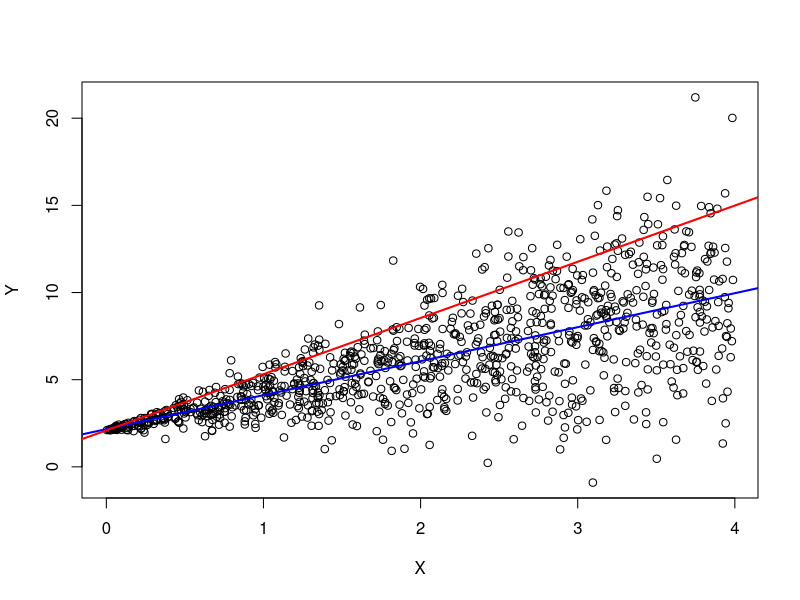
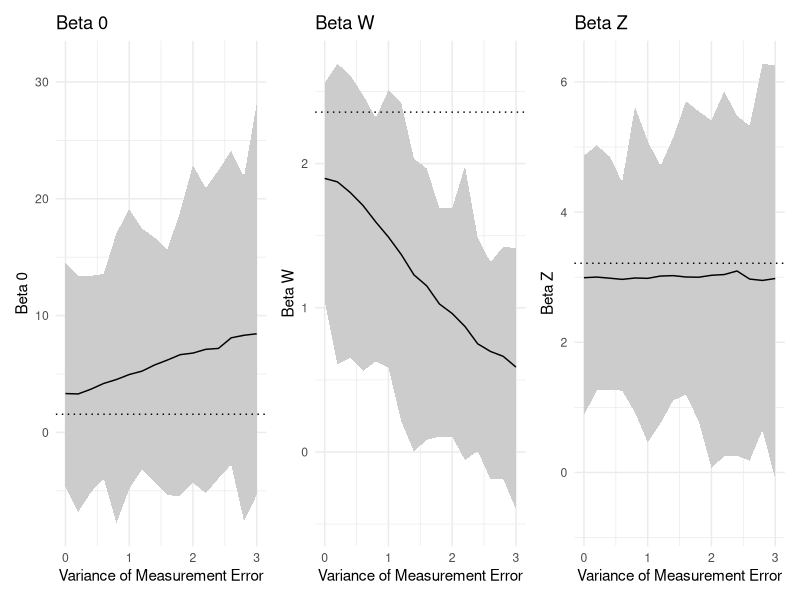
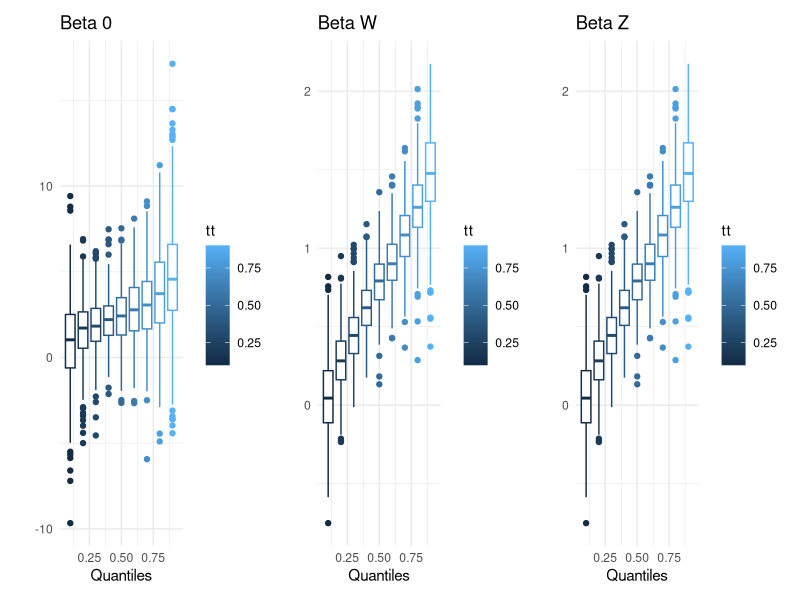

These figures' R source, in order:
library(ggplot2)
library(dplyr)
library(patchwork)
library(quantreg)


# primo esempio (solo per chiarire) -----------------------------------------------------------
n = 1000
sig=1
beta0 = 2.1
beta1 = 2
set.seed(12345)
X = runif(n, 0, 4)

#heteroskedastic error
eps <- X*rnorm(n,sd=sig) 
Y = beta0 + beta1*X + eps

beta0.90=beta0
# True slope of the .90 quantile function
beta1.90 = beta1 + qnorm(.90,sd=sig) 
beta1.90
library(quantreg)  
fit.90 = rq(Y ~ X, tau = .90)
summary(fit.90)

plot(X,Y)
abline(lm(Y~X), lwd=2, col="blue")
abline(rq(Y~X,tau=.9), lwd=2, col="red")

#lapply(seq(0.1, 0.9, by=0.1), function(tt) abline(rq(Y~X, tau=tt)))


# errore nella rq ---------------------------------------------------------
simulazione_rq <- function(n = 100, u_sigma = 0.75, tt=.9) {
  varX = 2
  varU = u_sigma
  varZ = 1
  x = as.matrix(rnorm(n, 3, varX), ncol = 1) # Unobservable variable
  z = as.matrix(rnorm(n, 5, varZ), ncol = 1) # Measurable variable (without any error)
  u = as.matrix(rnorm(n, 0, varU), ncol = 1) # Measurement error
  w = x + u                                  # Variable measuring X (with error)
  eps = x[1:n, 1] * rnorm(n, 0, 1)           # Heteroskedastic error
  
  b0 = 2
  bx = 1
  bz = 3
  y = b0 + bx * x[1:n, 1] + bz * z[1:n, 1] + eps
  dat = data.frame(y = y,
                   w = w,
                   z = z,
                   x = x)
  
 # tt = .9
  # modxz = rq(y ~ x + z, data = dat, tau = tt)
  # summary(modxz)
  
  modwz = rq(y ~ w + z, data = dat, tau = tt)
  summary(modwz)
  
}

#true parameters
set.seed(123)
varX = 2
varZ = 1
n=100
x = as.matrix(rnorm(n, 3, varX), ncol = 1) # variabile non osservabile
z = as.matrix(rnorm(n, 5, varZ), ncol = 1) # variabile osservabile senza errore

b0 = 2
bx = 1
bz = 3

eps = x[1:n, 1] * rnorm(n, 0, 1)
y = b0 + bx * x[1:n, 1] + bz * z[1:n, 1] + eps
dat = data.frame(y = y, z = z)

tt = .9
modxz = rq(y ~ x + z, data = dat, tau = tt)
true_coef=modxz$coefficients

#sim
u_sigma <- seq(0, 5, by=0.2)
n_sim <- 1:500
simulazione <- expand.grid(n_sim = n_sim, u_sigma = u_sigma)

simulazione_lista <- lapply(1:nrow(simulazione), 
                            function(x) simulazione_rq(n=100, u_sigma=simulazione[x, ]$u_sigma , tt=.9))


simulazione$beta0=sapply(simulazione_lista, function(x) coef(x)[1])
simulazione$betaW=sapply(simulazione_lista, function(x) coef(x)[2])
simulazione$betaZ=sapply(simulazione_lista, function(x) coef(x)[3])

#da rivedere questo pezzo perchè non funziona
# simulazione$beta0_se = sapply(simulazione_lista, function(x) summary(x,se = "boot")$coefficients[,2][1])
# simulazione$betaW_se = sapply(simulazione_lista, function(x) summary(x,se = "boot", bsmethod= "xy",R = 400)$coefficients[,2][2])
# simulazione$betaZ_se = sapply(simulazione_lista, function(x) summary(x,se = "boot", bsmethod= "xy",R = 400)$coefficients[,2][3])

x_bound=3

beta0 <- simulazione %>% 
  group_by(u_sigma) %>% 
  summarise(beta0_mean = mean(beta0), 
            beta0_min = min(beta0), 
            beta0_max = max(beta0)) %>% 
  ggplot() + 
  geom_ribbon(aes(x= u_sigma, 
                  ymin = beta0_min, 
                  ymax = beta0_max), fill="gray80") +
  geom_line(aes(u_sigma, beta0_mean)) +
  geom_hline(yintercept=true_coef[1], linetype="dotted") +
  theme_minimal() +
  xlab("Variance of Measurement Error") +
  ylab("Beta 0") +
  ggtitle("Beta 0") +
  xlim(c(0, x_bound))

betaW <- simulazione %>% 
  group_by(u_sigma) %>% 
  summarise(betaW_mean = mean(betaW), 
            betaW_min = min(betaW), 
            betaW_max = max(betaW)) %>% 
  ggplot() + 
  geom_ribbon(aes(x= u_sigma, 
                  ymin = betaW_min, 
                  ymax = betaW_max), fill="gray80") +
  geom_line(aes(u_sigma, betaW_mean)) +
  geom_hline(yintercept=true_coef[2], linetype="dotted") +
  theme_minimal() +
  xlab("Variance of Measurement Error") +
  ylab("Beta W") +
  ggtitle("Beta W")+
  xlim(c(0, x_bound))

betaZ <- simulazione %>% 
  group_by(u_sigma) %>% 
  summarise(betaZ_mean = mean(betaZ), 
            betaZ_min = min(betaZ), 
            betaZ_max = max(betaZ)) %>% 
  ggplot() + 
  geom_ribbon(aes(x= u_sigma, 
                  ymin = betaZ_min, 
                  ymax = betaZ_max), fill="gray80") +
  geom_line(aes(u_sigma, betaZ_mean)) +
  geom_hline(yintercept=true_coef[3], linetype="dotted") +
  theme_minimal() +
  xlab("Variance of Measurement Error") +
  ylab("Beta Z") +
  ggtitle("Beta Z")+
  xlim(c(0, x_bound))


beta0 | betaW | betaZ


# plot SE - not working ---------------------------------------------------
# beta0_se <- simulazione %>% 
#   group_by(u_sigma) %>% 
#   summarise(beta0_se_mean = mean(beta0_se), 
#             beta0_se_min = min(beta0_se), 
#             beta0_se_max = max(beta0_se)) %>% 
#   ggplot() + 
#   geom_ribbon(aes(x= u_sigma, 
#                   ymin = beta0_se_min, 
#                   ymax = beta0_se_max), fill="gray80") +
#   geom_line(aes(u_sigma, beta0_se_mean)) +
#   theme_minimal() +
#   xlab("Varianza Errore di Misura") +
#   ylab("Beta 0 SE") +
#   ggtitle("Beta 0 SE") +
#   xlim(c(0, 1))
# 
# betaW_se <- simulazione %>% 
#   group_by(u_sigma) %>% 
#   summarise(betaW_se_mean = mean(betaW_se), 
#             betaW_se_min = min(betaW_se), 
#             betaW_se_max = max(betaW_se)) %>% 
#   ggplot() + 
#   geom_ribbon(aes(x= u_sigma, 
#                   ymin = betaW_se_min, 
#                   ymax = betaW_se_max), fill="gray80") +
#   geom_line(aes(u_sigma, betaW_se_mean)) +
#   theme_minimal() +
#   xlab("Varianza Errore di Misura") +
#   ylab("Beta W SE") +
#   ggtitle("Beta W SE") +
#   xlim(c(0, 1))
# 
# betaZ_se <- simulazione %>% 
#   group_by(u_sigma) %>% 
#   summarise(betaZ_se_mean = mean(betaZ_se), 
#             betaZ_se_min = min(betaZ_se), 
#             betaZ_se_max = max(betaZ_se)) %>% 
#   ggplot() + 
#   geom_ribbon(aes(x= u_sigma, 
#                   ymin = betaZ_se_min, 
#                   ymax = betaZ_se_max), fill="gray80") +
#   geom_line(aes(u_sigma, betaZ_se_mean)) +
#   theme_minimal() +
#   xlab("Varianza Errore di Misura") +
#   ylab("Beta Z SE") +
#   ggtitle("Beta Z SE") +
#   xlim(c(0, 1))


# errore nelle stime per diversi quantili ---------------------------------

u_sigma <- 1
n_sim <- 1:500
tt = seq(0.1,0.9,0.1)
simulazione_2 <- expand.grid(n_sim = n_sim, tt = tt)

simulazione_lista <- lapply(1:nrow(simulazione_2), 
                            function(x) simulazione_rq(n=100, tt=simulazione_2[x, ]$tt , u_sigma =1))


simulazione_2$beta0=sapply(simulazione_lista, function(x) coef(x)[1])
simulazione_2$betaW=sapply(simulazione_lista, function(x) coef(x)[2])
simulazione_2$betaZ=sapply(simulazione_lista, function(x) coef(x)[3])

true_par=matrix(0,ncol=length(tt),nrow=3)
set.seed(123)
varX = 2
varZ = 1
n=100
x = as.matrix(rnorm(n, 3, varX), ncol = 1) # variabile non osservabile
z = as.matrix(rnorm(n, 5, varZ), ncol = 1) # variabile osservabile senza errore
b0 = 2
bx = 1
bz = 3
eps = x[1:n, 1] * rnorm(n, 0, 1)
y = b0 + bx * x[1:n, 1] + bz * z[1:n, 1] + eps
dat = data.frame(y = y, z = z)
for(i in 1:length(tt)){

  modxz = rq(y ~ x + z, data = dat, tau = tt[i])
  true_par[,i]=modxz$coefficients
}

#boxplot delle simulazioni, sarebbe carino aggiungere ai vari boxplot
#il valore "reale" del parametro come allocato in true_par

beta0q <- simulazione_2 %>%  
  group_by(tt) %>%  
  ggplot(aes(x=tt,y=beta0,color=tt,group=tt)) + 
  geom_boxplot()+
  theme_minimal() +
  xlab("Quantiles") +
  ylab(" ")+
  ggtitle("Beta 0")

betaZq <- simulazione_2 %>%  
  group_by(tt) %>%  
  ggplot(aes(x=tt,y=betaW,color=tt,group=tt)) + 
  geom_boxplot()+
  theme_minimal() +
  xlab("Quantiles") +
  ylab(" ")+
  ggtitle("Beta Z")

betaWq <- simulazione_2 %>%  
  group_by(tt) %>%  
  ggplot(aes(x=tt,y=betaW,color=tt,group=tt)) + 
  geom_boxplot()+
  theme_minimal() +
  xlab("Quantiles") +
  ylab(" ")+
  ggtitle("Beta W")

beta0q | betaWq | betaZq
